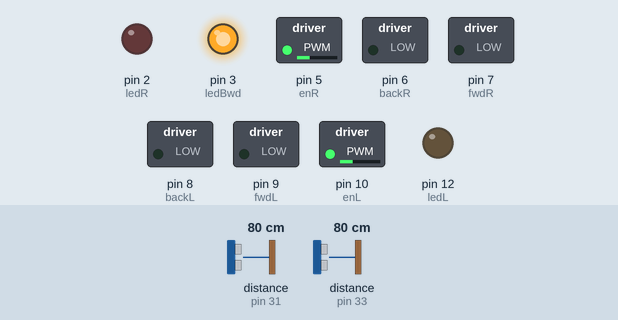
Simulated run of this sketch. Board: Arduino Mega 2560, built with avr-gcc and run on an emulated ATmega2560. Shown: switched loads named in the sketch (green lamp = pin HIGH), output pins drawn as LEDs (lit = HIGH). Wiring (inferred from the names in the program): 2 × ultrasonic range finder: trigger pin 30, echo pin 31 / trigger pin 32, echo pin 33. The inputs (shaded band) are chosen by the test bench; at power-on: distance to the obstacle (sensors on pin 31, pin 33) 80 cm. The echo pulse lasts 58.3 µs per cm; pins used as bus, display or sensor lines are not drawn.

Above: at 6.2 s.
6.3 s: distance to the obstacle (sensor on pin 31) set to 2 cm
At 9.0 s:
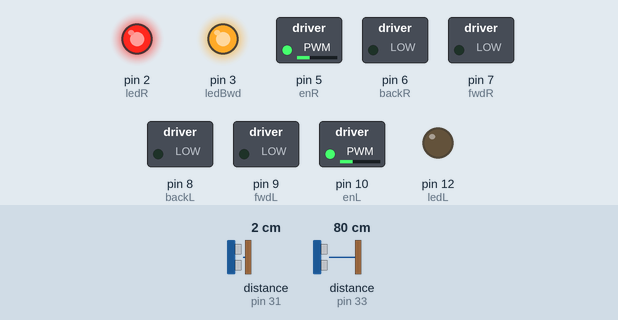
9.3 s: distance to the obstacle (sensor on pin 31) set to 35 cm
At 12.1 s:
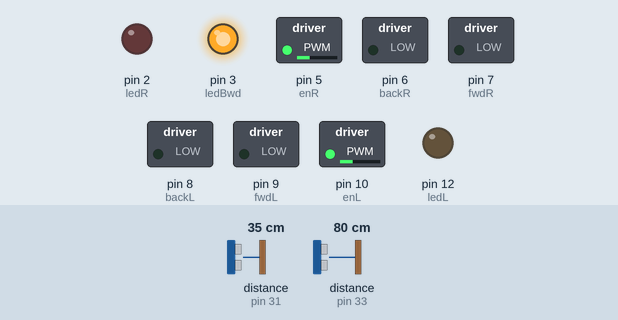
12.3 s: distance to the obstacle (sensor on pin 33) set to 46 cm
15.3 s: distance to the obstacle (sensor on pin 33) set to 37 cm
At 19.0 s:
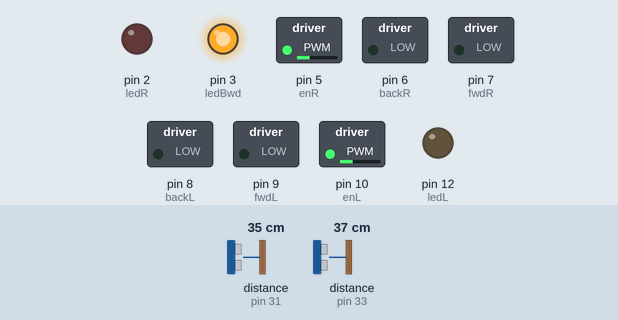
Timing chart, 0 to 19.3 s (numbered marks = the images above; inputs shaded):
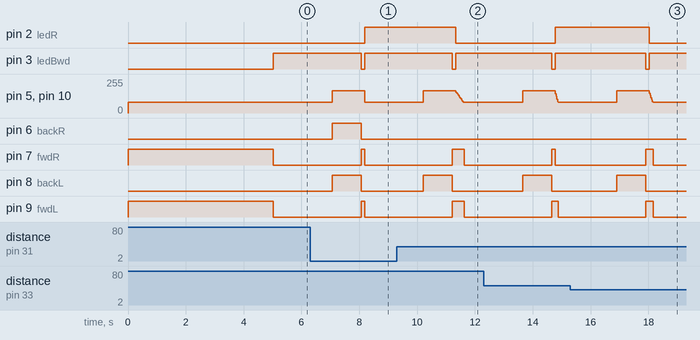

The sketch:

arduino_car.ino
```cpp
enum side { // enumerazione usata per distinguere se applicare ciascuna funzione ad uno solo
  LEFT,     // o ad entrambi i lati della macchina
  RIGHT,
  BOTH,
  NONE
};

// Per motivi di testing:
#define str(x)
#define xstr(x) str(x)

/*****************************************************************************/
/********************** PARAMETRI del MODELLO */

// ---- Sensore
long threshDist = 40;   // distanza minima dalla quale iniziare a valutare la presenza di un ostacolo
float diffDist = 0.5;   // la differenza minima fra le distanze sx/dx per valutare l'ostacolo solo da un lato
int bufferSize = 15;    // dimensione del contatore di buffer per ovviare a letture errate del sensore


// ---- Motori
float initVel = 0;      // velocità iniziale dei motori, in % (0-100)
float accel = 0.8;      // minima de/accelerazione
                        //  |-> N.B. costante moltiplicativa dell'AZIONE PROPORZIONALE
int warmup = 10;        // AZIONE COSTANTE nel caso in cui l'AZIONE PROPORZIONALE sia non-applicabile
                        // i.e. nessun ostacolo rilevato


/*****************************************************************************/
/********************** VARIABILI, PIN e FUNZIONI di SUPPORTO */

/******* LED PIN */
int ledL = 12;
int ledR = 2;
int ledBwd = 3;


// ----
// Accendi le frecce quando si sterza
void freccia(side s){
  if(s == LEFT){
    digitalWrite(ledL, HIGH);
    digitalWrite(ledR, LOW);
  }
  if(s == RIGHT){
    digitalWrite(ledR, HIGH);
    digitalWrite(ledL, LOW);
  }
  if(s == NONE){
    digitalWrite(ledL, LOW);
    digitalWrite(ledR, LOW);
  }
  if(s == BOTH){
    digitalWrite(ledL, HIGH);
    digitalWrite(ledR, HIGH);
  }
}

// Accendi le luci di stop
void stopLights(bool isOn){
  if(isOn) digitalWrite(ledBwd, HIGH);
  else digitalWrite(ledBwd, LOW);

}


/******* SENSORE AD ULTRASUONI */
int trigPinL = 30;     // Trigger pin del HC-SR04 sinistro
int echoPinL = 31;     // Echo pin del HC-SR04 sinistro
long durationL;        // Variabile per il calcolo della durata di ritorno del segnale
long distanceL;        // Variabili per il calcolo della distanza dell'ostacolo, data "duration"
int distanceBufferL = bufferSize; // Per ovviare a letture sbagliate intermedie
bool collidingL = true;

int trigPinR = 32;     // Trigger pin del HC-SR04 sinistro
int echoPinR = 33;     // Echo pin del HC-SR04 sinistro
long durationR;        // Variabile per il calcolo della durata di ritorno del segnale
long distanceR;        // Variabili per il calcolo della distanza dell'ostacolo, data "duration"
int distanceBufferR = bufferSize; // Per ovviare a letture sbagliate intermedie
bool collidingR = true;


// ----
// Sfrutta un intervallo minimo per valutare la distanza dell'ostacolo più vicino
void getWavesBack(side s){
  if(s == LEFT || s == BOTH){
    digitalWrite(trigPinL, HIGH);     // invia onde per 5 us
    delayMicroseconds(5);
    digitalWrite(trigPinL, LOW);

    durationL = pulseIn(echoPinL, HIGH); // ricevi le onde riflesse
    distanceL = durationL < 38000 ? (long)((float)durationL / 58.31) : (threshDist + warmup);   // ottieni la distanza in cm
    delay(10);
  }
  if(s == RIGHT || s == BOTH){
    digitalWrite(trigPinR, HIGH);     // invia onde per 5 us
    delayMicroseconds(5);
    digitalWrite(trigPinR, LOW);

    durationR = pulseIn(echoPinR, HIGH); // ricevi le onde riflesse
    distanceR = durationR < 38000 ? (long)((float)durationR / 58.31) : (threshDist + warmup);   // ottieni la distanza in cm
    delay(10);
  }
}

// Valuta se la distanza dell'ostacolo è sotto la soglia, come da parametro: se "è in collisione"
void isColliding(side s){
  if(s == LEFT || s == BOTH){
    if(distanceL > threshDist){
      if(distanceBufferL > 0){
        distanceL = threshDist;
        distanceBufferL--;
        collidingL = true;
      }
      else collidingL = false;
    }
    else{
      distanceBufferL = bufferSize;
      collidingL = true;
    }
  }
  if(s == RIGHT || s == BOTH){
    if(distanceR > threshDist){
      if(distanceBufferR > 0){
        distanceR = threshDist;
        distanceBufferR--;
        collidingR = true;
      }
      else collidingR = false;
    }
    else{
      distanceBufferR = bufferSize;
      collidingR = true;
    }
  }
}

// Decreta la presenza dell'ostacolo: frontale, sx, dx, o non presente
side whereCollision(){
  isColliding(BOTH);
  if(collidingL && collidingR){
    if(distanceR > distanceL){ // l'ostacolo è più vicino a sinistra
      float diff = (float)(distanceR - distanceL)/(float)threshDist;
      if(diff > diffDist) return LEFT;
      else return BOTH;
    }else if(distanceL > distanceR){ // l'ostacolo è più vicino a destra
      float diff = (float)(distanceL - distanceR)/(float)threshDist;
      if(diff > diffDist) return RIGHT;
      else return BOTH;
    }else return BOTH; // l'ostacolo è a pari distanza da sinistra e da destra
  }
  else if(!(collidingL || collidingR)) return NONE;
  else if(collidingL && !collidingR) return LEFT;
  else if(collidingR && !collidingL) return RIGHT;
  else return NONE;
}

// Se l'ostacolo è "in collisione", valuta una distanza percentuale (0-100)
int mapDistance(side s){
  if(s == LEFT) return map(distanceL, 0, threshDist, 100, 0);
  else if(s == RIGHT) return map(distanceR, 0, threshDist, 100, 0);
  else return 100;
}


/******* MOTORI */
bool isStopped = false;    // Valuta se i motori sono fermi o meno
float currVel = initVel;  // Variabile % (0-100) per la velocità dei motori

                        // N.B. poiché la direzione di svolta è opposta al lato del motore acceso,
                        // le direzioni espresse nelle variabili sono volutamente invertite di lato,
                        // per semplificare la logica delle funzioni di supporto
// - LATO SINISTRO
int enL = 10;          // ENABLE B, controllo velocità del motore sx tramite PWM
int fwdL = 9;         // connettore di marcia normale SISTRO
int backL = 8;        // connettore di retromarcia SINISTRO
// - LATO DESTRO
int fwdR = 7;         // connettore di marcia normale DESTRO
int backR = 6;        // connettore di retromarcia DESTRO
int enR = 5;         // ENABLE A, controllo velocità del motore dx tramite PWM

// ----
// Imposta uno/entrambi i motori per il movimento in avanti
void forward(side s){
  isStopped = false;
  if(s == LEFT || s == BOTH){
    digitalWrite(fwdL, HIGH);
    digitalWrite(backL, LOW);
  }
  if(s == RIGHT || s == BOTH){
    digitalWrite(fwdR, HIGH);
    digitalWrite(backR, LOW);
  }
}

// Imposta uno/entrambi i motori per il movimento in retromarcia
void backward(side s){
  isStopped = false;
  if(s == LEFT || s == BOTH){
    digitalWrite(fwdL, LOW);
    digitalWrite(backL, HIGH);
  }
  if(s == RIGHT || s == BOTH){
    digitalWrite(fwdR, LOW);
    digitalWrite(backR, HIGH);
  }
}

// Ferma uno/entrambi i motori
void stopMotor(side s){
  if(s == LEFT || s == BOTH){
    digitalWrite(fwdL, LOW);
    digitalWrite(backL, LOW);
  }
  if(s == RIGHT || s == BOTH){
    digitalWrite(fwdR, LOW);
    digitalWrite(backR, LOW);
  }
  if(s == BOTH) isStopped = true;
}

// Ottiene la velocità in PWM, data quella percentuale desiderata
int mapSpeed(int percSpeed){
  return map(percSpeed, 0, 100, 80, 255); // 75-255 intervallo sperimentale di funzionamento
}

// Applica la velocità corrente % a uno/entrambi i motori
void updateSpeed(side s){
  if(s == LEFT || s == BOTH){
    analogWrite(enL, mapSpeed((int)currVel));
  }
  if(s == RIGHT || s == BOTH){
    analogWrite(enR, mapSpeed((int)currVel));
  }
}

// Aggiorna la velocità corrente % in base alla prossimità dall'ostacolo
void decelerate(side s){
  stopLights(true);
  if(currVel <= 1) stopMotor(BOTH);
  else{
    int tempDistance = 0;
    if(s == BOTH){
      freccia(NONE);
      tempDistance = (int)(((float)mapDistance(LEFT)+(float)mapDistance(RIGHT))/2);
      forward(BOTH);
    }
    if(s == LEFT){
      freccia(RIGHT);
      tempDistance = mapDistance(LEFT);
      stopMotor(RIGHT); // se l'ostacolo è a sinistra, vai a destra
      forward(LEFT);
    }
    if(s == RIGHT){
      freccia(LEFT);
      tempDistance = mapDistance(RIGHT);
      stopMotor(LEFT); // se l'ostacolo è a sinistra, vai a destra
      forward(RIGHT);
    }

    if(tempDistance < 0) tempDistance = 0;
    if(tempDistance > 100) tempDistance = 100;

    currVel = max(0, (currVel -(tempDistance*accel)));
    if(currVel <= 1) stopMotor(BOTH);
  }
}

// Aggiorna la velocità corrente % in assenza di ostacolo, con accelerazione costante da parametro (warmup)
void accelerate(){
  stopLights(false);
  freccia(NONE);
  currVel = min(100, (currVel+warmup*accel));
  forward(BOTH);
}

// In caso di stop assoluto, torna indietro
void stepBack(side s){
  delay(2000);
  currVel = 50;  // resetta a velocità non-nulla
  updateSpeed(BOTH);

  stopLights(true);
  backward(s);
  delay(1000);
  stopLights(false);
  forward(BOTH);
  delay(100);
}


// Decelera o accelera proattivamente sulla base della presenza o meno dell'ostacolo
void leggeControllo(side s){
  if(isStopped){
    stepBack(s);
  }else{
    if(s == NONE) accelerate();
    else decelerate(s);
  }
}

/*****************************************************************************/
/********************** SETUP */

void setup() {
  // LED
  pinMode(ledL, OUTPUT);
  pinMode(ledR, OUTPUT);
  pinMode(ledBwd, OUTPUT);
  // ULTRASUONI
  pinMode(trigPinL, OUTPUT);
  pinMode(echoPinL, INPUT);
  pinMode(trigPinR, OUTPUT);
  pinMode(echoPinR, INPUT);
  // MOTORI
  pinMode(enL, OUTPUT);
  pinMode(enR, OUTPUT);
  pinMode(backL, OUTPUT);
  pinMode(fwdL, OUTPUT);
  pinMode(backR, OUTPUT);
  pinMode(fwdR, OUTPUT);
  updateSpeed(BOTH); // Setta la velocità iniziale
  forward(BOTH); // Inizia muovendosi in avanti
  // ----------------------
  //Serial.begin(9600);         // Inizializza la Seriale, per motivi di testing
  delay(5000);                // Aspetta 5 secondi prima di partire
}


/*****************************************************************************/
/********************** LOOP */

void loop() {

  getWavesBack(BOTH); // Controlla la presenza di ostacoli

  side s = whereCollision(); // Determina il lato dove è presente l'ostacolo
  leggeControllo(s);  // Calcola la nuova velocità richiesta

  updateSpeed(BOTH); // Imponi ai motori la nuova velocità richiesta


  /****** TESTING *******/
  /*
  Serial.println(distanceL);
  Serial.println(distanceR);
  Serial.println(s);
  Serial.println(isStopped);
  Serial.print("\n\n");

  Serial.print("\nAbs dist: ");
  Serial.println(distance);
  Serial.print("Perc dist: ");
  Serial.println(mapDistance());
  Serial.print("Perc vel: ");
  Serial.println(currVel);
  Serial.print("Abs vel: ");
  Serial.println(mapSpeed(currVel));*/
}
```

Measured:
- after the input at 6.3 s, pin 2 (ledR): LOW → HIGH after 1.9 s; pin 3 (ledBwd): goes on until 8.2 s, then stays HIGH
- after the input at 9.3 s, pin 2 (ledR): HIGH → LOW after 2.0 s
- after the input at 15.3 s, pin 2 (ledR): HIGH → LOW after 2.7 s
